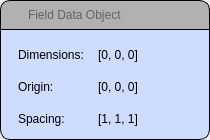
<?xml version="1.0" encoding="UTF-8"?>
<ui version="4.0">
 <class>FieldDataWidget</class>
 <widget class="QWidget" name="FieldDataWidget">
  <property name="geometry">
   <rect>
    <x>0</x>
    <y>0</y>
    <width>210</width>
    <height>105</height>
   </rect>
  </property>
  <property name="maximumSize">
   <size>
    <width>16777215</width>
    <height>16777215</height>
   </size>
  </property>
  <property name="windowTitle">
   <string>Form</string>
  </property>
  <property name="styleSheet">
   <string notr="true">background: none; border: none;</string>
  </property>
  <layout class="QVBoxLayout" name="verticalLayout">
   <property name="spacing">
    <number>0</number>
   </property>
   <property name="margin">
    <number>0</number>
   </property>
   <item>
    <widget class="QWidget" name="headerWidget" native="true">
     <property name="minimumSize">
      <size>
       <width>0</width>
       <height>30</height>
      </size>
     </property>
     <property name="maximumSize">
      <size>
       <width>16777215</width>
       <height>30</height>
      </size>
     </property>
     <property name="palette">
      <palette>
       <active>
        <colorrole role="WindowText">
         <brush brushstyle="SolidPattern">
          <color alpha="255">
           <red>27</red>
           <green>25</green>
           <blue>24</blue>
          </color>
         </brush>
        </colorrole>
        <colorrole role="Button">
         <brush brushstyle="SolidPattern">
          <color alpha="255">
           <red>177</red>
           <green>177</green>
           <blue>177</blue>
          </color>
         </brush>
        </colorrole>
        <colorrole role="Text">
         <brush brushstyle="SolidPattern">
          <color alpha="255">
           <red>24</red>
           <green>22</green>
           <blue>21</blue>
          </color>
         </brush>
        </colorrole>
        <colorrole role="Base">
         <brush brushstyle="SolidPattern">
          <color alpha="255">
           <red>177</red>
           <green>177</green>
           <blue>177</blue>
          </color>
         </brush>
        </colorrole>
        <colorrole role="Window">
         <brush brushstyle="SolidPattern">
          <color alpha="255">
           <red>177</red>
           <green>177</green>
           <blue>177</blue>
          </color>
         </brush>
        </colorrole>
       </active>
       <inactive>
        <colorrole role="WindowText">
         <brush brushstyle="SolidPattern">
          <color alpha="255">
           <red>27</red>
           <green>25</green>
           <blue>24</blue>
          </color>
         </brush>
        </colorrole>
        <colorrole role="Button">
         <brush brushstyle="SolidPattern">
          <color alpha="255">
           <red>177</red>
           <green>177</green>
           <blue>177</blue>
          </color>
         </brush>
        </colorrole>
        <colorrole role="Text">
         <brush brushstyle="SolidPattern">
          <color alpha="255">
           <red>24</red>
           <green>22</green>
           <blue>21</blue>
          </color>
         </brush>
        </colorrole>
        <colorrole role="Base">
         <brush brushstyle="SolidPattern">
          <color alpha="255">
           <red>177</red>
           <green>177</green>
           <blue>177</blue>
          </color>
         </brush>
        </colorrole>
        <colorrole role="Window">
         <brush brushstyle="SolidPattern">
          <color alpha="255">
           <red>177</red>
           <green>177</green>
           <blue>177</blue>
          </color>
         </brush>
        </colorrole>
       </inactive>
       <disabled>
        <colorrole role="WindowText">
         <brush brushstyle="SolidPattern">
          <color alpha="255">
           <red>0</red>
           <green>0</green>
           <blue>0</blue>
          </color>
         </brush>
        </colorrole>
        <colorrole role="Button">
         <brush brushstyle="SolidPattern">
          <color alpha="255">
           <red>177</red>
           <green>177</green>
           <blue>177</blue>
          </color>
         </brush>
        </colorrole>
        <colorrole role="Text">
         <brush brushstyle="SolidPattern">
          <color alpha="255">
           <red>0</red>
           <green>0</green>
           <blue>0</blue>
          </color>
         </brush>
        </colorrole>
        <colorrole role="Base">
         <brush brushstyle="SolidPattern">
          <color alpha="255">
           <red>177</red>
           <green>177</green>
           <blue>177</blue>
          </color>
         </brush>
        </colorrole>
        <colorrole role="Window">
         <brush brushstyle="SolidPattern">
          <color alpha="255">
           <red>177</red>
           <green>177</green>
           <blue>177</blue>
          </color>
         </brush>
        </colorrole>
       </disabled>
      </palette>
     </property>
     <property name="styleSheet">
      <string notr="true">QWidget { background-color: rgb(177, 177, 177); 
  		   	 	  border: 1px solid black;
			      border-top-left-radius: 10px;
			      border-top-right-radius: 10px;

}


</string>
     </property>
     <layout class="QHBoxLayout" name="horizontalLayout">
      <property name="spacing">
       <number>0</number>
      </property>
      <property name="leftMargin">
       <number>1</number>
      </property>
      <property name="topMargin">
       <number>0</number>
      </property>
      <property name="rightMargin">
       <number>0</number>
      </property>
      <property name="bottomMargin">
       <number>0</number>
      </property>
      <item>
       <widget class="QToolButton" name="detailViewButton">
        <property name="minimumSize">
         <size>
          <width>25</width>
          <height>25</height>
         </size>
        </property>
        <property name="maximumSize">
         <size>
          <width>25</width>
          <height>16777215</height>
         </size>
        </property>
        <property name="styleSheet">
         <string notr="true">border: none;</string>
        </property>
        <property name="text">
         <string/>
        </property>
        <property name="icon">
         <iconset resource="../../Resources/QtResources.qrc">
          <normaloff>:/icons/Icons/More1.png</normaloff>
          <normalon>:/icons/Icons/Less1.png</normalon>:/icons/Icons/More1.png</iconset>
        </property>
        <property name="checkable">
         <bool>true</bool>
        </property>
       </widget>
      </item>
      <item>
       <widget class="QLineEdit" name="dataLabel">
        <property name="enabled">
         <bool>false</bool>
        </property>
        <property name="minimumSize">
         <size>
          <width>0</width>
          <height>19</height>
         </size>
        </property>
        <property name="maximumSize">
         <size>
          <width>16777215</width>
          <height>19</height>
         </size>
        </property>
        <property name="palette">
         <palette>
          <active>
           <colorrole role="WindowText">
            <brush brushstyle="SolidPattern">
             <color alpha="255">
              <red>27</red>
              <green>25</green>
              <blue>24</blue>
             </color>
            </brush>
           </colorrole>
           <colorrole role="Button">
            <brush brushstyle="SolidPattern">
             <color alpha="255">
              <red>177</red>
              <green>177</green>
              <blue>177</blue>
             </color>
            </brush>
           </colorrole>
           <colorrole role="Text">
            <brush brushstyle="SolidPattern">
             <color alpha="255">
              <red>24</red>
              <green>22</green>
              <blue>21</blue>
             </color>
            </brush>
           </colorrole>
           <colorrole role="Base">
            <brush brushstyle="SolidPattern">
             <color alpha="255">
              <red>177</red>
              <green>177</green>
              <blue>177</blue>
             </color>
            </brush>
           </colorrole>
           <colorrole role="Window">
            <brush brushstyle="SolidPattern">
             <color alpha="255">
              <red>177</red>
              <green>177</green>
              <blue>177</blue>
             </color>
            </brush>
           </colorrole>
          </active>
          <inactive>
           <colorrole role="WindowText">
            <brush brushstyle="SolidPattern">
             <color alpha="255">
              <red>27</red>
              <green>25</green>
              <blue>24</blue>
             </color>
            </brush>
           </colorrole>
           <colorrole role="Button">
            <brush brushstyle="SolidPattern">
             <color alpha="255">
              <red>177</red>
              <green>177</green>
              <blue>177</blue>
             </color>
            </brush>
           </colorrole>
           <colorrole role="Text">
            <brush brushstyle="SolidPattern">
             <color alpha="255">
              <red>24</red>
              <green>22</green>
              <blue>21</blue>
             </color>
            </brush>
           </colorrole>
           <colorrole role="Base">
            <brush brushstyle="SolidPattern">
             <color alpha="255">
              <red>177</red>
              <green>177</green>
              <blue>177</blue>
             </color>
            </brush>
           </colorrole>
           <colorrole role="Window">
            <brush brushstyle="SolidPattern">
             <color alpha="255">
              <red>177</red>
              <green>177</green>
              <blue>177</blue>
             </color>
            </brush>
           </colorrole>
          </inactive>
          <disabled>
           <colorrole role="WindowText">
            <brush brushstyle="SolidPattern">
             <color alpha="255">
              <red>0</red>
              <green>0</green>
              <blue>0</blue>
             </color>
            </brush>
           </colorrole>
           <colorrole role="Button">
            <brush brushstyle="SolidPattern">
             <color alpha="255">
              <red>177</red>
              <green>177</green>
              <blue>177</blue>
             </color>
            </brush>
           </colorrole>
           <colorrole role="Text">
            <brush brushstyle="SolidPattern">
             <color alpha="255">
              <red>0</red>
              <green>0</green>
              <blue>0</blue>
             </color>
            </brush>
           </colorrole>
           <colorrole role="Base">
            <brush brushstyle="SolidPattern">
             <color alpha="255">
              <red>177</red>
              <green>177</green>
              <blue>177</blue>
             </color>
            </brush>
           </colorrole>
           <colorrole role="Window">
            <brush brushstyle="SolidPattern">
             <color alpha="255">
              <red>177</red>
              <green>177</green>
              <blue>177</blue>
             </color>
            </brush>
           </colorrole>
          </disabled>
         </palette>
        </property>
        <property name="styleSheet">
         <string notr="true">border: none;
</string>
        </property>
        <property name="readOnly">
         <bool>false</bool>
        </property>
        <property name="placeholderText">
         <string>Field Data Object</string>
        </property>
       </widget>
      </item>
      <item>
       <widget class="QWidget" name="iconWidget" native="true">
        <property name="minimumSize">
         <size>
          <width>30</width>
          <height>30</height>
         </size>
        </property>
        <property name="maximumSize">
         <size>
          <width>30</width>
          <height>30</height>
         </size>
        </property>
        <property name="styleSheet">
         <string notr="true">border: none; background-color:rgba(255, 255, 255, 0);</string>
        </property>
       </widget>
      </item>
     </layout>
    </widget>
   </item>
   <item>
    <widget class="QWidget" name="infoWidget" native="true">
     <property name="styleSheet">
      <string notr="true"> QWidget { background-color: rgb(205, 220, 255); 
                  border: 1px solid black; 
		          border-top: none;
			      border-bottom-left-radius: 10px;
			      border-bottom-right-radius: 10px;
}


</string>
     </property>
     <layout class="QVBoxLayout" name="verticalLayout_2">
      <property name="spacing">
       <number>0</number>
      </property>
      <property name="bottomMargin">
       <number>0</number>
      </property>
      <item>
       <widget class="QWidget" name="dimensionsWidget" native="true">
        <property name="styleSheet">
         <string notr="true">border: none;</string>
        </property>
        <layout class="QHBoxLayout" name="horizontalLayout_2">
         <property name="spacing">
          <number>0</number>
         </property>
         <item>
          <widget class="QLabel" name="dimensionsTitleLabel">
           <property name="minimumSize">
            <size>
             <width>80</width>
             <height>0</height>
            </size>
           </property>
           <property name="maximumSize">
            <size>
             <width>80</width>
             <height>16777215</height>
            </size>
           </property>
           <property name="text">
            <string>Dimensions:</string>
           </property>
          </widget>
         </item>
         <item>
          <widget class="QLabel" name="dimensionsValueLabel">
           <property name="text">
            <string>[0, 0, 0]</string>
           </property>
          </widget>
         </item>
        </layout>
       </widget>
      </item>
      <item>
       <widget class="QWidget" name="originWidget" native="true">
        <property name="minimumSize">
         <size>
          <width>80</width>
          <height>0</height>
         </size>
        </property>
        <property name="styleSheet">
         <string notr="true">border: none;</string>
        </property>
        <layout class="QHBoxLayout" name="horizontalLayout_3">
         <property name="spacing">
          <number>0</number>
         </property>
         <item>
          <widget class="QLabel" name="originTitleLabel">
           <property name="minimumSize">
            <size>
             <width>80</width>
             <height>0</height>
            </size>
           </property>
           <property name="maximumSize">
            <size>
             <width>80</width>
             <height>16777215</height>
            </size>
           </property>
           <property name="text">
            <string>Origin:</string>
           </property>
          </widget>
         </item>
         <item>
          <widget class="QLabel" name="originValueLabel">
           <property name="text">
            <string>[0, 0, 0]</string>
           </property>
          </widget>
         </item>
        </layout>
       </widget>
      </item>
      <item>
       <widget class="QWidget" name="spacingWidget" native="true">
        <property name="styleSheet">
         <string notr="true">border: none</string>
        </property>
        <layout class="QHBoxLayout" name="horizontalLayout_4">
         <property name="spacing">
          <number>0</number>
         </property>
         <item>
          <widget class="QLabel" name="spacingTitleLabel">
           <property name="minimumSize">
            <size>
             <width>80</width>
             <height>0</height>
            </size>
           </property>
           <property name="maximumSize">
            <size>
             <width>80</width>
             <height>16777215</height>
            </size>
           </property>
           <property name="text">
            <string>Spacing:</string>
           </property>
          </widget>
         </item>
         <item>
          <widget class="QLabel" name="spacingValueLabel">
           <property name="text">
            <string>[1, 1, 1]</string>
           </property>
          </widget>
         </item>
        </layout>
       </widget>
      </item>
      <item>
       <spacer name="verticalSpacer">
        <property name="orientation">
         <enum>Qt::Vertical</enum>
        </property>
        <property name="sizeType">
         <enum>QSizePolicy::Fixed</enum>
        </property>
        <property name="sizeHint" stdset="0">
         <size>
          <width>20</width>
          <height>5</height>
         </size>
        </property>
       </spacer>
      </item>
     </layout>
    </widget>
   </item>
  </layout>
 </widget>
 <resources>
  <include location="../../Resources/QtResources.qrc"/>
 </resources>
 <connections/>
</ui>
